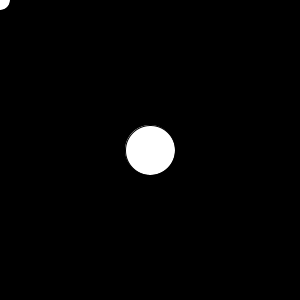
Frame 1 (no input)
Frame 60 (the mouse pressed at the canvas centre just before this capture): identical to frame 1, image omitted
Frame 120 (the mouse held since frame 60 and released just before this capture): identical to frame 1, image omitted

The Processing sketch that drew this single still picture (run headless with seeded random() and noise(); from frame 60 on, the mouse is pressed at the canvas centre):

// Processing sketch: tut05_01
// ── tut05_01.pde
Circle c, b;

void setup()
{
  size(300, 300);
  c = new Circle();
  b = new Circle(width/2, height/2, 50);
  println(c.toString());
  println(b.toString());
}

void draw()
{
  background(0, 0, 0);
  c.display();
  b.display();
}

// ── Circle.pde
public class Circle
{
  private int x;
  private int y;
  private int radius;

  public Circle()
  {
    x=0;
    y=0;
    radius=20;
  }

  public Circle(int x, int y, int radius){
    this.x = x;
    this.y = y;
    this.radius = radius;
  }
  
  public void display()
  {
    ellipse(x, y, radius, radius);
  }

  public int getRadius()
  {
    return radius;
  }

  public double getArea()  
  {
    return radius*radius*Math.PI;
  }
  
  public int getX(){
    return x;
  }
  
  public int getY(){
    return y;
  }
  
  public void setX(int x){
    this.x = x;
  }
  
  public void setY(int y){
    this.y = y;
  }
  
  public void setRadius(int r){
    this.radius = r;
  }
  
  public String toString(){
    return "Circle: X =" + getX() + "; Y = " + getY() + "; Radius = " + getRadius() + ";";
  }
}
